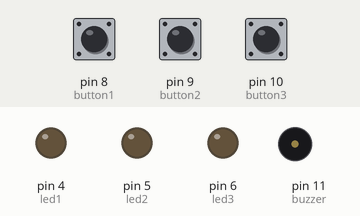
This sketch was run on a simulated Arduino Uno, built with avr-gcc and run on an emulated ATmega328P. Parts: output pins drawn as LEDs (lit = HIGH), buzzer (waves = sounding). Dashed ring = blinking. The inputs (shaded band) are chosen by the test bench; at power-on: pin 8 (button1) HIGH, pin 9 (button2) HIGH, pin 10 (button3) HIGH. Random numbers use the default seed unless the sketch sets one.

Above: at 1.3 s.
1.4 s: pin 8 (button1) pulled LOW for 0.15 s
At 2.7 s:
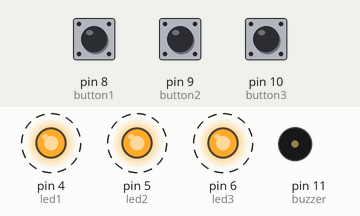
4.5 s: pin 8 (button1) pulled LOW for 1 s
7.0 s: pin 8 (button1) pulled LOW for 3.2 s
At 7.7 s:
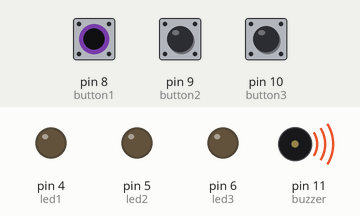
Timing chart, 0 to 18.2 s (numbered marks = the images above; inputs shaded):
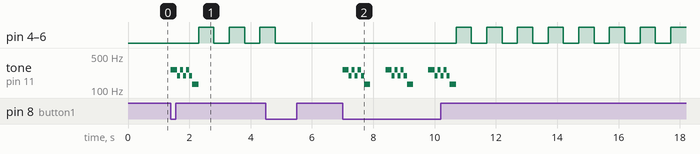

The sketch:

Genius_leds_v2.ino
```cpp
// Define os pinos dos LEDs
int led1 = 4;
int led2 = 5;
int led3 = 6;

// Define os pinos dos botões
int button1 = 8;
int button2 = 9;
int button3 = 10;
// Define o pino do buzzer
int buzzer = 11;

// Define a sequência de cores a ser memorizada
int sequence[] = {led1, led2, led3};
int sequenceLength = 3;
// Define uma variável para armazenar a sequência atual
int currentSequence[3];
int currentSequenceLength = 0;
// Define uma variável para rastrear o estado do jogo
bool gameOver = false;

void setup() {
  // Configura os pinos dos LEDs como saída
  pinMode(led1, OUTPUT);
  pinMode(led2, OUTPUT);
  pinMode(led3, OUTPUT);

  // Configura os pinos dos botões como entrada
  pinMode(button1, INPUT_PULLUP);
  pinMode(button2, INPUT_PULLUP);
  pinMode(button3, INPUT_PULLUP);
  // Configura o pino do buzzer como saída
  pinMode(buzzer, OUTPUT);
  // Inicializa a comunicação serial
  Serial.begin(9600);
  // Inicializa o gerador de números aleatórios
  randomSeed(analogRead(0));
}

void loop() {
  // Se o jogo estiver em andamento, exibe a sequência atual
  if (!gameOver) {
    displaySequence();
    // Espera um momento antes de aceitar entradas do jogador
    delay(500);
    // Aguarda o jogador pressionar os botões na sequência correta
    for (int i = 0; i < sequenceLength; i++) {
      // Aguarda o jogador pressionar o botão correspondente
      int buttonPressed = waitForButtonPress();
      // Verifica se o botão pressionado é o correto
      if (buttonPressed != sequence[i]) {
        gameOver = true;
        break;
      }
    }
    // Se o jogador tiver pressionado a sequência corretamente, adiciona um novo LED à sequência
    if (!gameOver) {
      addRandomLed();
    }
  }
  // Se o jogo acabou, toca uma sequência de sons e espera o jogador reiniciar o jogo
  else {
    playGameOverTune();
    waitForRestart();
  }
}

// Exibe a sequência atual de LEDs
void displaySequence() {
  for (int i = 0; i < currentSequenceLength; i++) {
    digitalWrite(currentSequence[i], HIGH);
    delay(500);
    digitalWrite(currentSequence[i], LOW);
    delay(100);
  }
}

// Espera o jogador pressionar um botão e retorna o pino correspondente
int waitForButtonPress() {
  while (true) {
    // Verifica se o botão 1 foi pressionado
    if (digitalRead(button1) == LOW) {
      playTone(262, 100);
      return button1;
    }
    // Verifica se o botão 2 foi pressionado
    if (digitalRead(button2) == LOW) {
      playTone(294, 100);
      return button2;
    }
        // Verifica se o botão 3 foi pressionado
    if (digitalRead(button3) == LOW) {
      playTone(330, 100);
      return button3;
    }
  }
}

// Adiciona um novo LED à sequência atual de forma aleatória
void addRandomLed() {
  int newLed = sequence[random(0, sequenceLength)];
  currentSequence[currentSequenceLength++] = newLed;
}

// Toca uma sequência de sons para indicar que o jogo acabou
void playGameOverTune() {
  for (int i = 0; i < 3; i++) {
    playTone(262, 100);
    playTone(196, 100);
  }
  playTone(131, 200);
}

// Espera o jogador pressionar o botão de reinício
void waitForRestart() {
  while (digitalRead(button1) == HIGH) {
    digitalWrite(led1, HIGH);
    digitalWrite(led2, HIGH);
    digitalWrite(led3, HIGH);

    delay(500);
    digitalWrite(led1, LOW);
    digitalWrite(led2, LOW);
    digitalWrite(led3, LOW);

    delay(500);
  }
  // Reinicia o jogo
  currentSequenceLength = 0;
  gameOver = false;
}

// Toca um tom no buzzer pelo tempo especificado
void playTone(int frequency, int duration) {
  tone(buzzer, frequency, duration);
  delay(duration);
  noTone(buzzer);
} 
```

Measured:
- after the input at 1.4 s, pin 4 (led1), pin 5 (led2), pin 6 (led3): alternates HIGH for 0.50 s and LOW for 0.50 s, starting after 0.90 s; tone on pin 11 (buzzer): plays 262 Hz for 0.20 s, 196 Hz for 0.10 s, 262 Hz for 0.10 s, 196 Hz for 0.10 s, 262 Hz for 0.10 s, 196 Hz for 0.10 s … (7 notes in this stretch), starting at once
- after the input at 7.0 s, pin 4 (led1), pin 5 (led2), pin 6 (led3): alternates HIGH for 0.50 s and LOW for 0.50 s, starting after 3.7 s; tone on pin 11 (buzzer): silent → 262 Hz at once, then repeats every 1.4 s: 2 × (196 Hz 0.10 s, 262 Hz 0.10 s), 196 Hz 0.10 s, 131 Hz 0.20 s, silent 0.50 s, 262 Hz 0.20 s, until it stays silent from 10.7 s
